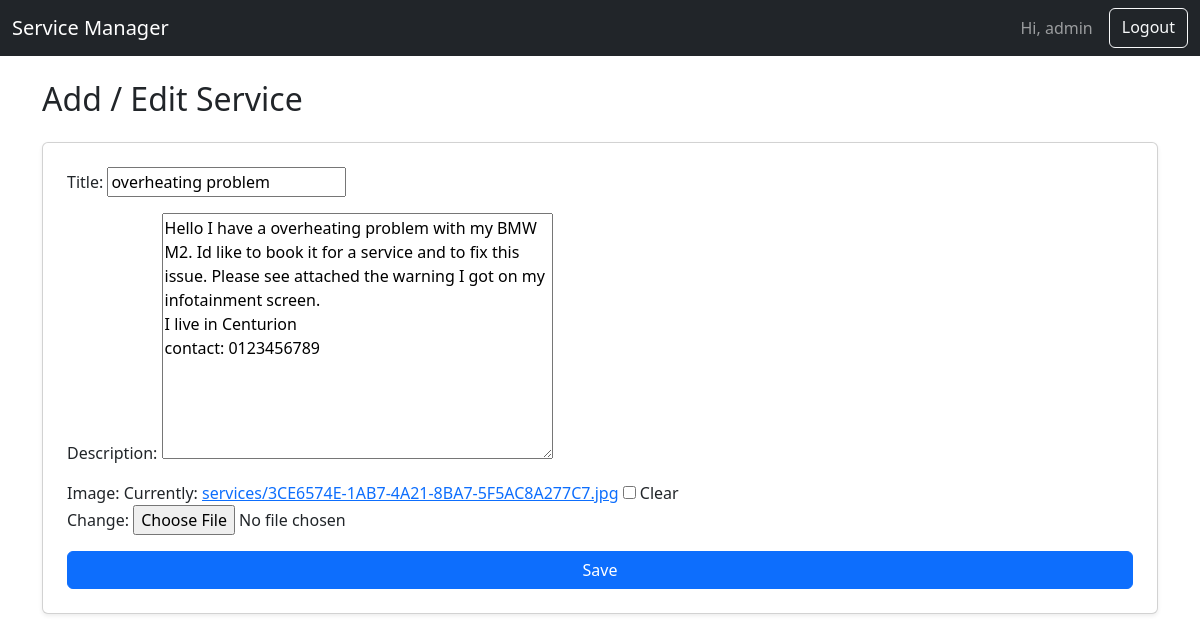
The app's page /services/9/edit/ (signed in) with its own data.
### service_manager/models.py (models this page shows, shortened)
class Service(models.Model):
    title = models.CharField(max_length=100)
    description = models.TextField()
    image = models.ImageField(
        upload_to='services/',
        blank=True,
        null=True,
        default='https://res.cloudinary.com/demo/image/upload/v1690000000/placeholder.png'
    )

### service_manager/views.py (the view)
# urls.py: path('<int:pk>/edit/', views.service_edit, name='service_edit'),
@login_required
def service_edit(request, pk):
    service = get_object_or_404(Service, pk=pk)
    if request.method == 'POST':
        form = ServiceForm(request.POST, request.FILES, instance=service)
        if form.is_valid():
            form.save()
            return redirect('service_list')
    else:
        form = ServiceForm(instance=service)
    return render(request, 'service_manager/service_form.html', {'form': form})

### service_manager/forms.py
class ServiceForm(forms.ModelForm):
    class Meta:
        model = Service
        fields = ['title', 'description', 'image']

### service_manager/templates/service_manager/service_form.html (shortened to what this page needs)
{% extends 'service_manager/base.html' %}
{% block content %}
  <h2 class="mb-4">Add / Edit Service</h2>
  <form method="POST" enctype="multipart/form-data" class="card p-4 shadow-sm">
    {{ form.as_p }}
    <button type="submit" class="btn btn-primary">Save</button>
  </form>
{% endblock %}

### service_manager/templates/service_manager/base.html (shortened to what this page needs)
<!DOCTYPE html>
<html lang="en">
<head>
  <link rel="stylesheet" href="https://cdn.jsdelivr.net/npm/bootstrap@5.3.0/dist/css/bootstrap.min.css">
</head>
<body>
  <nav class="navbar navbar-expand-lg navbar-dark bg-dark">
    <div class="container-fluid">
      <a class="navbar-brand" href="/service_manager/">Service Manager</a>
      <div class="d-flex">
        {% if user.is_authenticated %}
          <span class="navbar-text me-3">Hi, {{ user.username }}</span>
          <a href="{% url 'logout' %}" class="btn btn-outline-light">Logout</a>
        {% else %}
          <a href="{% url 'login' %}" class="btn btn-outline-light me-2">Login</a>
          <a href="{% url 'register' %}" class="btn btn-success">Register</a>
        {% endif %}
      </div>
    </div>
  </nav>
  <div class="container mt-4">
    {% block content %}{% endblock %}
  </div>
</body>
</html>

### records on screen
Service: title "overheating problem", description "Hello I have a overheating problem with my BMW M2. Id like to book it for a service and to fix this issue. Please see attached the warning I got on my infotainment screen. I live in Centurion contact: 0123456789"

### other values on screen
{{ user.username }} "admin"
